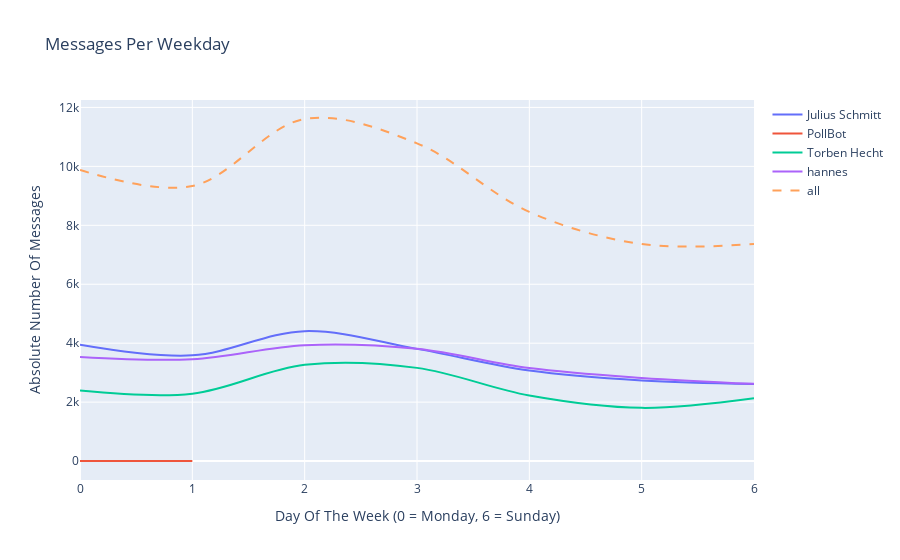

The cell this chart's notebook holds for it:
### Markdown cell above
### Plot Messages Per Hour Of The Day

### Code cell
df_msg["weekday"] = df_msg.date.dt.dayofweek
df_days = pd.DataFrame(df_msg.groupby(by=['weekday',"from"]).agg('count')["text"]).unstack()

days = [0,1,2,3,4,5,6]

mes_by_weekday = go.Figure()
for user in df_days.columns:
    mes_by_weekday.add_trace(go.Scatter(x=days, y=df_days.text[user[1]],
                        mode='lines',
                        name=user[1],
                        line_shape='spline',
                        connectgaps=True))

mes_by_weekday.add_trace(go.Scatter(x=days, y=df_days.sum(axis=1),
                        mode='lines',
                        name="all",
                        line_shape='spline',
                        line=dict(dash='dash'),
                        connectgaps=True))
    
# Edit the layout
mes_by_weekday.update_layout(title='Messages Per Weekday',
                   xaxis_title='Day Of The Week (0 = Monday, 6 = Sunday)',
                   yaxis_title='Absolute Number Of Messages')



#print("Analysed the messages by weekday!")

### Figure 1 — Plotly figure (JSON) as saved in the notebook; plotly's stock layout.template omitted (floating-point values rounded to 4 significant figures)
{"data": [{"connectgaps": true, "line": {"shape": "spline"}, "mode": "lines", "name": "Julius Schmitt", "type": "scatter", "x": [0, 1, 2, 3, 4, 5, 6], "y": [3949, 3588, 4408, 3807, 3071, 2735, 2616]}, {"connectgaps": true, "line": {"shape": "spline"}, "mode": "lines", "name": "PollBot", "type": "scatter", "x": [0, 1, 2, 3, 4, 5, 6], "y": [3, 4, null, null, null, null, null]}, {"connectgaps": true, "line": {"shape": "spline"}, "mode": "lines", "name": "Torben Hecht", "type": "scatter", "x": [0, 1, 2, 3, 4, 5, 6], "y": [2392, 2286, 3265, 3163, 2225, 1806, 2130]}, {"connectgaps": true, "line": {"shape": "spline"}, "mode": "lines", "name": "hannes", "type": "scatter", "x": [0, 1, 2, 3, 4, 5, 6], "y": [3534, 3455, 3934, 3811, 3158, 2823, 2621]}, {"connectgaps": true, "line": {"dash": "dash", "shape": "spline"}, "mode": "lines", "name": "all", "type": "scatter", "x": [0, 1, 2, 3, 4, 5, 6], "y": [9878, 9333, 11607, 10781, 8454, 7364, 7367]}], "layout": {"autosize": true, "title": {"text": "Messages Per Weekday"}, "xaxis": {"autorange": true, "range": [0, 6], "title": {"text": "Day Of The Week (0 = Monday, 6 = Sunday)"}, "type": "linear"}, "yaxis": {"autorange": true, "range": [-641.7, 12250.0], "title": {"text": "Absolute Number Of Messages"}, "type": "linear"}}}
